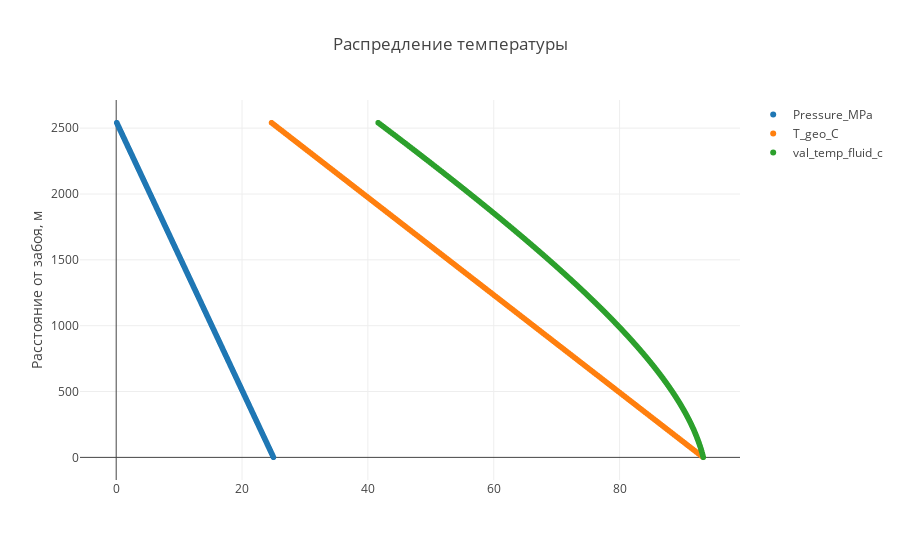

The code cell stored with this chart in its notebook:
### Markdown cell above
Построение графиков неправильным способом, без разбивок на участки

### Code cell
trace1 = go.Scattergl(
    x = temp_data.p_list,
    y = temp_data.distance_list,
    name = 'Pressure_MPa',
    mode = 'markers'
)

trace2 = go.Scattergl(
    x = temp_data.t_list,
    y = temp_data.distance_list,
    name = 'T_geo_C',
    mode = 'markers'
)

trace3 = go.Scattergl(
    x = temp_data.get_values(52),
    y = temp_data.distance_list,
    name = temp_data.get_name(52),
    mode = 'markers'
)

data = [trace1, trace2, trace3]

plot()

### Figure 1 — Plotly figure (JSON) as saved in the notebook; plotly's stock layout.template omitted (floating-point values rounded to 4 significant figures; data arrays with more than 128 entries replaced by an {"elided": "..."} marker saying what was removed)
{"data": [{"mode": "markers", "name": "Pressure_MPa", "type": "scattergl", "uid": "3623664c-1c08-4ce4-a773-176be1e05db8", "x": {"elided": "255 float values"}, "y": {"elided": "255 int values"}}, {"mode": "markers", "name": "T_geo_C", "type": "scattergl", "uid": "a134cbac-0575-4a16-84e3-bb3898be4184", "x": {"elided": "255 float values"}, "y": {"elided": "255 int values"}}, {"mode": "markers", "name": "val_temp_fluid_c", "type": "scattergl", "uid": "d4401767-ac2e-4bd1-9689-923575b5c594", "x": {"elided": "255 float values"}, "y": {"elided": "255 int values"}}], "layout": {"title": {"text": "Распредление температуры"}, "yaxis": {"title": {"text": "Расстояние от забоя, м"}}}}
